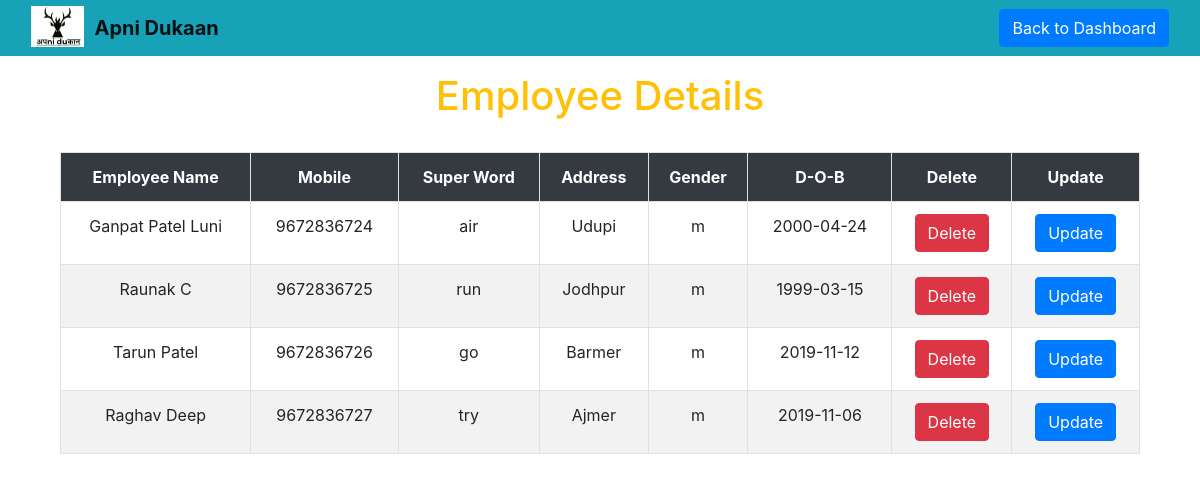
The app's page /admin_login/employee/viewemployee.php with its own data.
### tables this page shows
CREATE TABLE `employee` (
  `e_id` int(11) NOT NULL,
  `e_word` varchar(25) NOT NULL,
  `e_pswd` varchar(25) NOT NULL,
  `e_fname` varchar(25) NOT NULL,
  `e_lname` varchar(25) NOT NULL,
  `e_mobile` bigint(20) NOT NULL,
  `e_address` varchar(40) NOT NULL,
  `e_dob` date NOT NULL,
  `e_gender` char(1) NOT NULL
);

### admin_login/employee/viewemployee.php (the view, shortened to what this page needs)
<!DOCTYPE html>
<html>
<head>
  <link rel="stylesheet" href="https://maxcdn.bootstrapcdn.com/bootstrap/4.0.0/css/bootstrap.min.css">
 <link rel="stylesheet" type="text/css" href="http://ajax.aspnetcdn.com/ajax/jquery.dataTables/1.9.4/css/jquery.dataTables.css">
</head>
<body>
<?php include('navbar.php');?>
    <br>
 <div class="container">
 <div class="col-lg-12">
 <br><br>
 <h1 class="text-warning text-center" > Employee Details </h1>
 <br>
 <table  id="tabledata" class=" table table-striped table-hover table-bordered">
 <tr class="bg-dark text-white text-center">
 <th> Employee Name </th>
 <th> Mobile </th>
 <th> Super Word </th>
 <th> Address </th>
 <th> Gender </th>
 <th> D-O-B </th>
 <th> Delete </th>
 <th> Update </th>
 </tr >
 <?php
$con = mysqli_connect('localhost','root');
mysqli_select_db($con,'store');
 $q = "select CONCAT(e_fname, ' ', e_lname) as name,e_mobile,e_address,e_gender,e_dob,e_word from employee ";
 $query = mysqli_query($con,$q);
 while($res = mysqli_fetch_array($query)){
 ?>
 <tr class="text-center">
 <td> <?php echo $res['name'];  ?> </td>
 <td> <?php echo $res['e_mobile'];  ?> </td>
 <td> <?php echo $res['e_word'];  ?> </td>
 <td> <?php echo $res['e_address'];  ?> </td>
 <td> <?php echo $res['e_gender'];  ?> </td>
 <td> <?php echo $res['e_dob'];  ?> </td>
 <td> <button class="btn-danger btn"> <a href="deleteemployee.php?e_mobile=<?php echo $res['e_mobile']; ?>" class="text-white"> Delete </a>  </button> </td>
 <td> <button class="btn-primary btn"> <a href="updateemployee.php?e_mobile=<?php echo $res['e_mobile']; ?>" class="text-white"> Update </a> </button> </td>
 </tr>
 <?php
 }
  ?>
 </table>
 </div>
 </div>
</body>
</html>

### admin_login/employee/navbar.php (shortened to what this page needs)
<!DOCTYPE html>
<html>
<head>
    <link rel="stylesheet" href="assets/bootstrap/css/bootstrap.min.css">
    <link rel="stylesheet" href="assets/css/navbar-dukaan.css">
    <link rel="stylesheet" href="assets/css/styles.css">
</head>
<body>
    <nav class="navbar navbar-light navbar-expand-md fixed-top bg-info border-info">
        <div class="container-fluid"><img id="logo" src="assets/img/images.png"><a class="navbar-brand" id="brand" href="/AD/index.php"><strong>Apni Dukaan</strong></a>
            <div
                class="collapse navbar-collapse" id="navcol-1">
                <ul class="nav navbar-nav ml-auto">
                    <li class="nav-item" role="presentation"><a href="/AD/admin_login/admin.php"><button class="btn btn-primary" name="submit">Back to Dashboard</button></a></li>
                </ul>
        </div>
        </div>
    </nav>
</body>
</html>

### admin_login/employee/assets/css/navbar-dukaan.css (style rules this page uses)
#logo { max-height: 42px; margin-right: 10px; margin-top: -3px; display: inline-block; }

### records on screen
employee: name "Ganpat Patel Luni", e_mobile "9672836724", e_word "air", e_address "Udupi", e_gender "m", e_dob "2000-04-24"
employee: name "Raunak C", e_mobile "9672836725", e_word "run", e_address "Jodhpur", e_gender "m", e_dob "1999-03-15"
employee: name "Tarun Patel", e_mobile "9672836726", e_word "go", e_address "Barmer", e_gender "m", e_dob "2019-11-12"
employee: name "Raghav Deep", e_mobile "9672836727", e_word "try", e_address "Ajmer", e_gender "m", e_dob "2019-11-06"
